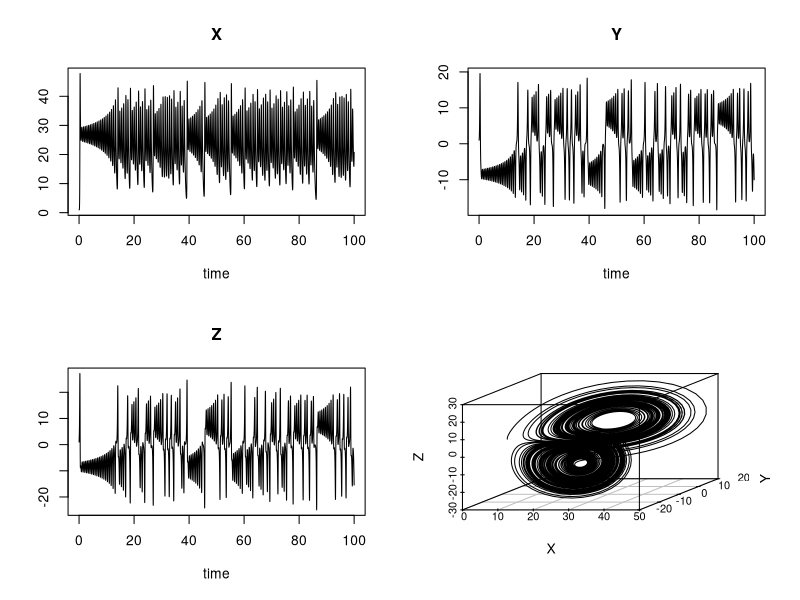
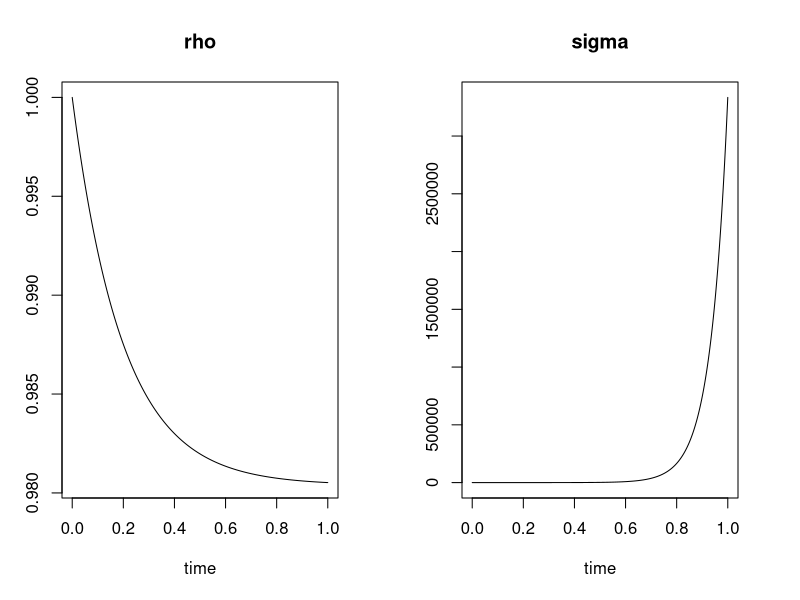
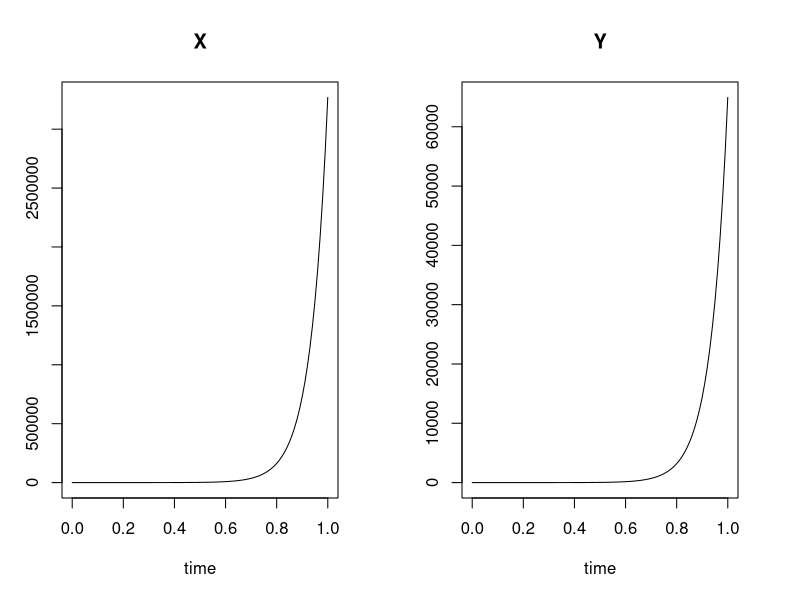
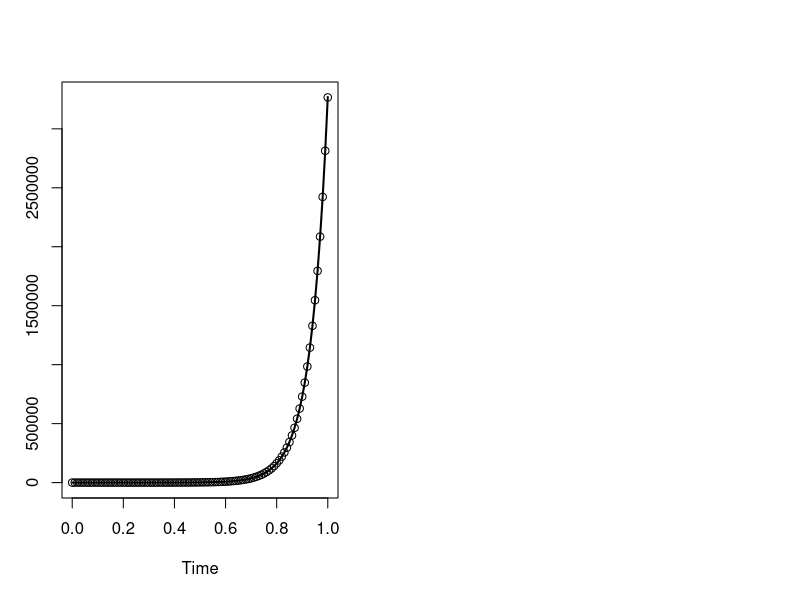

Write the R code that produced these figures, in order. (Note: this script raises an error after producing the figures.)
library(deSolve)
library(scatterplot3d)

# EXAMPLE
Lorenz <- function(t, state, parameters) {
  with(as.list(c(state, parameters)), {
    dX <- a*X + Y*Z
    dY <- b*(Y-Z)
    dZ <- -X*Y + c*Y - Z
    list(c(dX, dY, dZ))
  })
}

parameters <- c(a = -8/3, b = -10, c = 28)
state <- c(X = 1, Y = 1, Z = 1)
times <- seq(0, 100, by = 0.01)

out <- ode(y = state, times = times, func = Lorenz, parms = parameters)

plot(out)

scatterplot3d(out[,-1], type = "l")

# MY ODE
# rho, sigma
switching_process1 <- function(t, state, parameters) {
  with(as.list(c(state, parameters)), {
    drho <- rho*rho*(lambda_plus + omega_min - lambda_min - omega_plus) + rho*(lambda_min - lambda_plus - 2*omega_min) + omega_min
    dsigma <- sigma*((lambda_min + omega_plus - lambda_plus - omega_min)*rho + lambda_plus + omega_min)
    list(c(drho, dsigma))
  })
}

parameters <- c(lambda_min = 15, lambda_plus = 10, omega_min = 0.01, omega_plus = 0.1)

state <- c(rho = 1, sigma = 1)
times <- seq(0, 1, by = 0.001)
out <- ode(y = state, times = times, func = switching_process1, parms = parameters)
plot(out)

switching_process1 <- function(t, state, parameters) {
  with(as.list(c(state, parameters)), {
    drho <- (lambda_min - omega_plus)*rho + omega_min*(1 - rho) - rho*(lambda_min*rho + lambda_plus*(1 - rho))
    dsigma <- sigma*(lambda_min*rho + lambda_plus*(1 - rho))
    list(c(drho, dsigma))
  })
}

# x,y
switching_process2 <- function(t, state, parameters) {
  with(as.list(c(state, parameters)), {
    dX <- lambda_min*X + omega_min*Y
    dY <- lambda_plus*Y + omega_plus*X
    list(c(dX, dY))
  })
}
state <- c(X = 1, Y = 0)
times <- seq(0, 1, by = 0.01)
out <- ode(y = state, times = times, func = switching_process2, parms = parameters)
plot(out)

n_obs <- rpois(n = length(times),
               lambda = out[,2])
plot(n_obs ~ times, xlab = "Time", ylab = "Z-")
points(times, out[,2], type = "l", lwd=2)

saveRDS(out, file = paste0("./simulations_time/ode_[15_10_01].rds"))

# (co)variances
covariances <- function(t, state, parameters) {
  with(as.list(c(state,parameters)), {
    dM1 <- (lambda_min - omega_plus)*M1 + omega_min*M2
    dM2 <- (lambda_plus - omega_min)*M2 + omega_plus*M1
    dV1 <- 2*((lambda_min - omega_plus)*V1 + omega_min*C)
    dV2 <- 2*((lambda_plus - omega_min)*V2 + omega_plus*C)
    dC <- (lambda_min + lambda_plus - omega_min - omega_plus)*C + omega_plus*(V1 - M1) + omega_min*(V2 - M2)
    list(c(dM1, dM2, dV1, dV2, dC))
  })
}
state <- c(M1 = 1, M2 = 0, V1 = 0, V2 = 0, C = 0)
out <- ode(y = state, times = times, func = covariances, parms = parameters)
plot(out)
